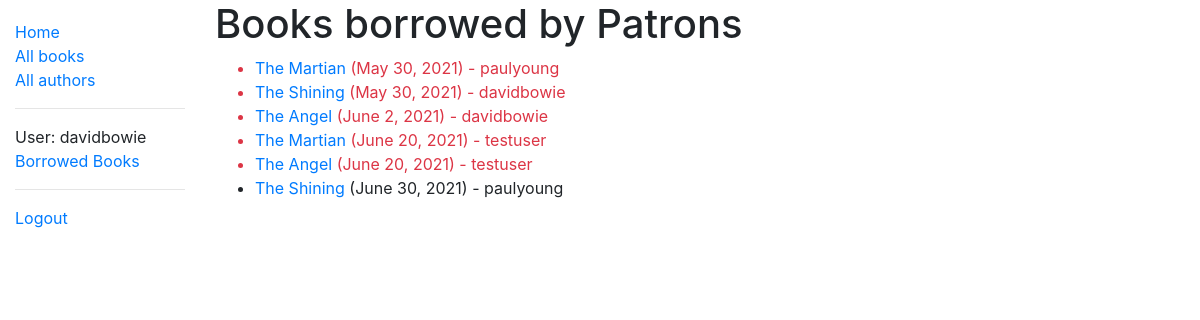
The app's page /catalog/borrowedbooks/ (signed in) with its own data.
### catalog/models.py (models this page shows, shortened)
class BookInstance(models.Model):
    id = models.UUIDField(primary_key=True,
                          default=uuid.uuid4,
                          help_text='Unique ID for this book')
    book = models.ForeignKey('Book',
                             on_delete=models.RESTRICT,
                             null=True)
    imprint = models.CharField(max_length=200)
    due_back = models.DateField(null=True,
                                blank=True)
    borrower = models.ForeignKey(User,
                                 on_delete=models.SET_NULL,
                                 null=True, blank=True)
    LOAN_STATUS = (
        ('m', 'Maintenance'),
        ('o', 'On loan'),
        ('a', 'Available'),
        ('r', 'Reserved'),
    )
    status = models.CharField(
        max_length=1,
        choices=LOAN_STATUS,
        blank=True,
        default='m',
        help_text='Book availability',
    )
    class Meta:
        ordering = ['due_back']
        permissions = (("can_mark_returned", "Set book as returned"),)
    @property
    def is_overdue(self):
        if self.due_back and date.today() > self.due_back:
            return True
        return False

class Book(models.Model):
    title = models.CharField(max_length=200)
    author = models.ForeignKey('Author', on_delete=models.SET_NULL, null=True)
    summary = models.TextField(max_length=1000,
                               help_text='Enter brief description of book')
    isbn = models.CharField('ISBN', max_length=13,
                            unique=True,
                            help_text='13 Character <a href="https://www.isbn-international.org/content/what-isbn">ISBN number</a>')
    genre = models.ManyToManyField(Genre,
                                   help_text='Select genre for this book')
    language = models.ManyToManyField(Language,
                                   help_text='Select language book is written in')
    book_Img = models.ImageField(upload_to='images/',  default='')
    def display_genre(self):
        """Create a string for the Genre. This is required to display genre in Admin."""
        return ', '.join(genre.name for genre in self.genre.all()[:3])
    display_genre.short_description = 'Genre'

### catalog/views.py (the view)
class LoanedBooksListView(LoginRequiredMixin,generic.ListView):
    model = BookInstance
    template_name ='catalog/bookinstance_list_borrowed_librarian.html'
    paginate_by = 10
    def get_queryset(self):
        return BookInstance.objects.filter(status__exact='o').order_by('due_back')

### catalog/templates/catalog/bookinstance_list_borrowed_librarian.html (shortened to what this page needs)
{% extends "base_generic.html" %}
{% block content %}
    <h1>Books borrowed by Patrons</h1>
    {% if bookinstance_list %}
    <ul>
      {% for bookinst in bookinstance_list %}
      <li class="{% if bookinst.is_overdue %}text-danger{% endif %}">
        <a href="{% url 'book-detail' bookinst.book.pk %}">{{bookinst.book.title}}</a> ({{ bookinst.due_back }}) - {{ bookinst.borrower }}
      </li>
      {% endfor %}
    </ul>
    {% else %}
      <p>There are no books borrowed.</p>
    {% endif %}
{% endblock %}

### catalog/templates/base_generic.html (shortened to what this page needs)
<!DOCTYPE html>
<html lang="en">
<head>
  <link rel="stylesheet" href="https://cdn.jsdelivr.net/npm/bootstrap@4.5.3/dist/css/bootstrap.min.css">
  {% load static %}
  <link rel="stylesheet" href="{% static 'css/styles.css' %}">
</head>
<body>
  <div class="container-fluid">
    <div class="row">
      <div class="col-sm-2">
      {% block sidebar %}
        <ul class="sidebar-nav">
          <li><a href="{% url 'index' %}">Home</a></li>
          <li><a href="{% url 'books' %}">All books</a></li>
          <li><a href="{% url 'authors' %}">All authors</a></li>
          <hr/>
        {% if user.is_authenticated %}
           <li>User: {{ user.get_username }}</li>
           <li><a href="{% url 'my-borrowed' %}">Borrowed Books</a></li>
            <hr/>
           <li><a href="{% url 'logout'%}?next={{request.path}}">Logout</a></li>
        {% else %}
           <li><a href="{% url 'login'%}?next={{request.path}}">Login</a></li>
        {% endif %}
        </ul>
      {% endblock %}
      </div>
      <div class="col-sm-10 ">
        {% block content %}
        {% endblock %}
      </div>
    </div>
  </div>
</body>
</html>

### catalog/static/css/styles.css (style rules this page uses)
.sidebar-nav { margin-top: 20px; padding: 0; list-style: none; }

### records on screen
BookInstance: book "The Martian", due_back "May 30, 2021", borrower "paulyoung"
BookInstance: book "The Shining", due_back "May 30, 2021", borrower "davidbowie"
BookInstance: book "The Angel", due_back "June 2, 2021", borrower "davidbowie"
BookInstance: book "The Martian", due_back "June 20, 2021", borrower "testuser"
BookInstance: book "The Angel", due_back "June 20, 2021", borrower "testuser"
BookInstance: book "The Shining", due_back "June 30, 2021", borrower "paulyoung"

### other values on screen
{{ user.get_username }} "davidbowie"
